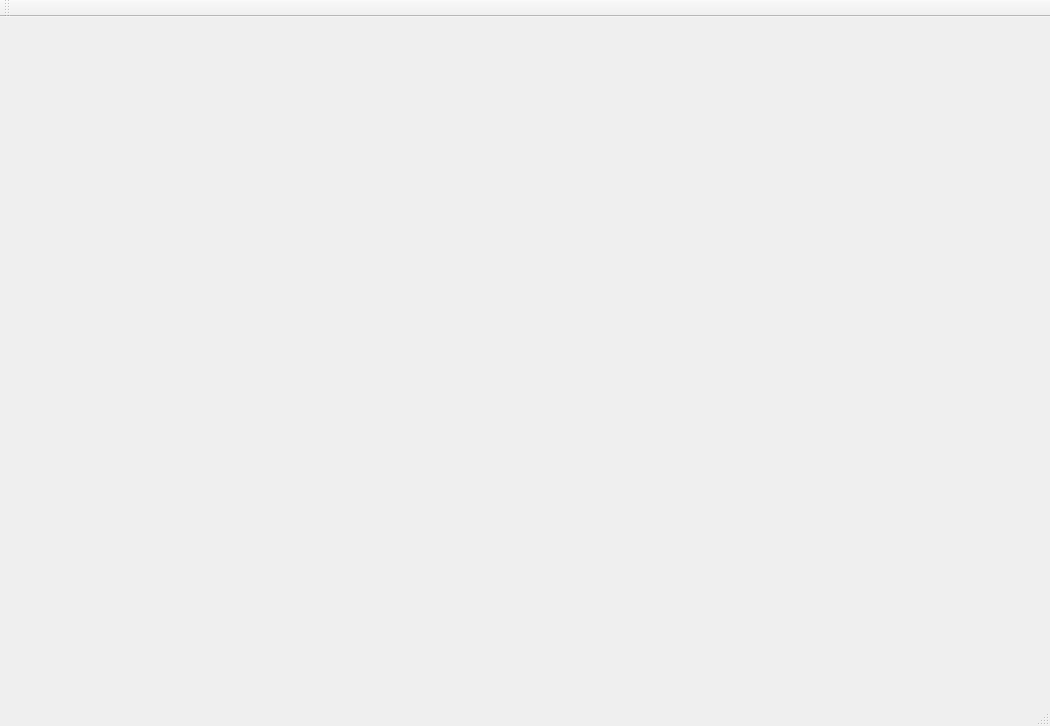
<?xml version="1.0" encoding="UTF-8"?>
<ui version="4.0">
 <class>MainWindow</class>
 <widget class="QMainWindow" name="MainWindow">
  <property name="geometry">
   <rect>
    <x>0</x>
    <y>0</y>
    <width>1050</width>
    <height>726</height>
   </rect>
  </property>
  <property name="windowTitle">
   <string>MainWindow</string>
  </property>
  <widget class="QWidget" name="centralWidget"/>
  <widget class="QMenuBar" name="menuBar">
   <property name="geometry">
    <rect>
     <x>0</x>
     <y>0</y>
     <width>1050</width>
     <height>25</height>
    </rect>
   </property>
  </widget>
  <widget class="QToolBar" name="mainToolBar">
   <attribute name="toolBarArea">
    <enum>TopToolBarArea</enum>
   </attribute>
   <attribute name="toolBarBreak">
    <bool>false</bool>
   </attribute>
  </widget>
  <widget class="QStatusBar" name="statusBar"/>
 </widget>
 <layoutdefault spacing="6" margin="11"/>
 <resources/>
 <connections/>
</ui>
